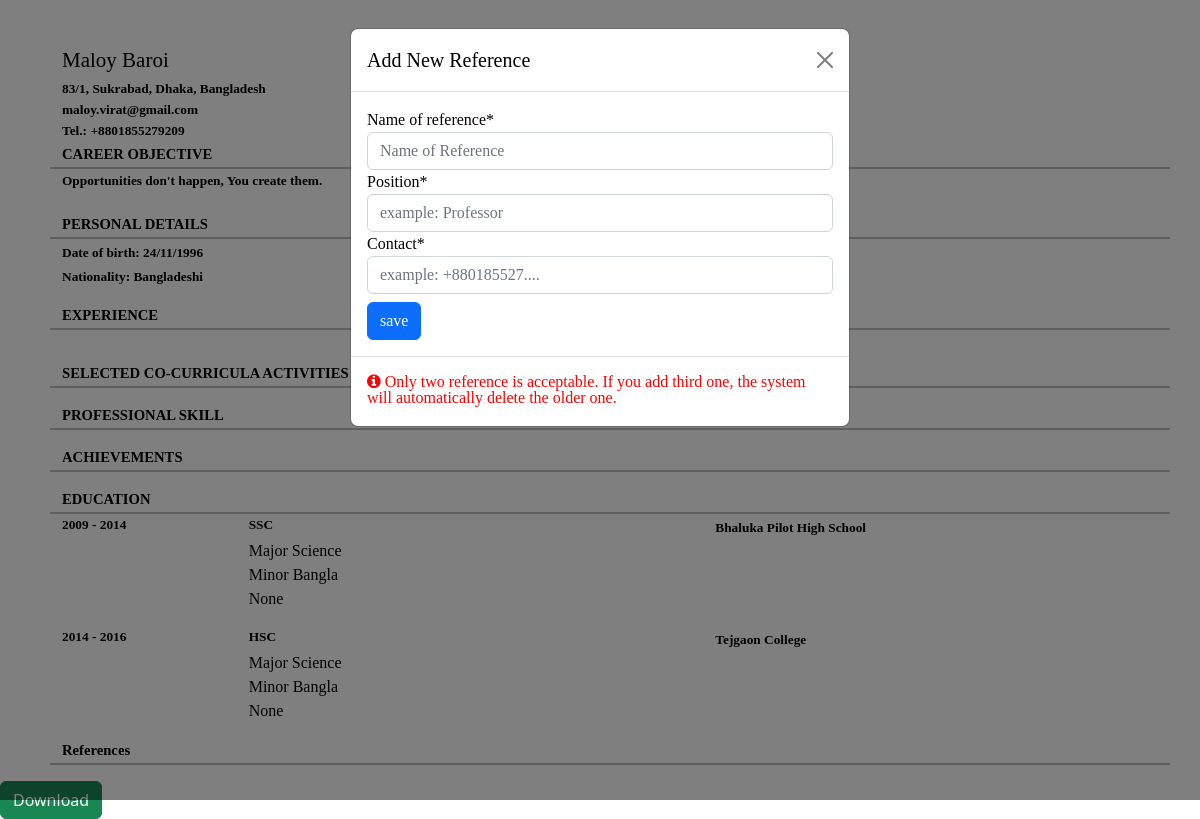
Page /auth/cv-open/ (signed in) on the committed database.
### App_auth/models.py (models this page shows, shortened)
class Profile_main(models.Model):
    user = models.OneToOneField(CustomUser, on_delete=models.CASCADE, related_name='user_main_profile')
    career_objective = models.TextField(default="Opportunities don't happen, You create them. ")
    fullName = models.CharField(max_length=100)
    phone_number = models.CharField(validators=[phone_regex], max_length=14)
    ID_card = models.ImageField(upload_to='id_card/')
    profile_picture = models.ImageField(upload_to='user_profile_picture/')
    Date_of_Birth = models.DateField(default='2000-01-01')
    gender = models.CharField(choices=gender, max_length=10)
    house_no = models.CharField(max_length=10)
    area = models.CharField(max_length=100)
    city = models.CharField(max_length=100)
    zipcode = models.PositiveIntegerField(default=1200)

class CustomUser(AbstractBaseUser, PermissionsMixin):
    email = models.EmailField(unique=True, null=False)
    is_staff = models.BooleanField(gettext_lazy('staff status'), default=False,
                                   help_text=gettext_lazy('Designates whether the user can log in this site'))
    is_active = models.BooleanField(
        gettext_lazy('active'),
        default=True,
        help_text=gettext_lazy('Designates whether this user should be treated as active')
    )
    USERNAME_FIELD = 'email'
    objects = MyUserManager()
    def __str__(self):
        return self.email

class EducationModel(models.Model):
    user = models.ForeignKey(CustomUser, on_delete=models.CASCADE, related_name='user_education')
    level_of_education = models.CharField(max_length=200)
    starting_year = models.DateField(default='2000-01-01')
    passing_year = models.DateField(default='2000-01-01', blank=True, null=True)
    active = models.BooleanField(default=False)
    major_subjects = models.CharField(max_length=255)
    minor_subjects = models.CharField(max_length=255, blank=True, null=True)
    CGPA = models.CharField(max_length=5, blank=True, null=True)
    institution = models.CharField(max_length=200)

### App_auth/views.py (the view)
# urls.py: path('cv-open/', cv_generate, name='cv-open'),
def cv_generate(request):
    profile = Profile_main.objects.get(user=request.user)
    extra_curriculars = Extra_curricular_Activities_Model.objects.filter(user=request.user)
    co_curriculars = Co_curricular_Activities_Model.objects.filter(user=request.user)
    educations = EducationModel.objects.filter(user=request.user)
    experiences = ExperiencesModel.objects.filter(user=request.user)
    skills = SkillListModel.objects.filter(user=request.user)
    achievements = AchievementModel.objects.filter(user=request.user)
    references = ReferencesModel.objects.filter(user=request.user).order_by('-created')[:2]
    referenceModalForm = ReferencesModelForm()
    content = {
        'profile': profile,
        'extra_curricular': extra_curriculars,
        'co_curricular': co_curriculars,
        'educations': educations,
        'skills': skills,
        'experiences': experiences,
        'achievements': achievements,
        'references': references,
        'form': referenceModalForm,
    }
    return render(request, 'App_auth/CV.html', context=content)

### App_auth/forms.py
class ReferencesModelForm(forms.ModelForm):
    name_of_reference = forms.CharField(widget=forms.TextInput(attrs={'placeholder': 'Name of Reference'}))
    position = forms.CharField(widget=forms.TextInput(attrs={'placeholder': 'example: Professor'}))
    contact = forms.CharField(widget=forms.TextInput(attrs={'placeholder': 'example: +880185527....'}))
    class Meta:
        model = ReferencesModel
        exclude = ['user', 'created']

### templates/App_auth/CV.html (shortened to what this page needs)
{% load crispy_forms_filters %}
<!DOCTYPE html>
<html lang="en">
<head>
    <link href="https://cdn.jsdelivr.net/npm/bootstrap@5.2.0-beta1/dist/css/bootstrap.min.css" rel="stylesheet"
>
    <link rel="stylesheet" href="https://cdnjs.cloudflare.com/ajax/libs/font-awesome/4.7.0/css/font-awesome.min.css">
</head>
<body onload="modalOpenerFunction()">
<div id="cv-container">
    <div class="container mt-5">
        <div class="row all-row" style="display: flex">
            <div class="col-md-9 col-sm-6">
                <h4 id="name">{{ profile.fullName }}</h4>
                <h6 style="margin-bottom: 0;"
                    class="inner-text">{{ profile.house_no }}, {{ profile.area }}, {{ profile.city }},
                    Bangladesh</h6>
                <a href="" class="inner-text">{{ profile.user }}</a>
                <p class="inner-text">Tel.: {{ profile.phone_number }}</p>
            </div>
            <div class="col-md-3 col-sm-6">
            </div>
        </div>
        <div class="row all-row">
            <p class="sub-heads">CAREER OBJECTIVE</p>
            <p class="inner-text" style="margin-top: 0; margin-bottom: 6px;">
                {{ profile.career_objective }}
            </p>
        </div>
        <div class="row all-row">
            <p class="sub-heads">PERSONAL DETAILS</p>
            <div style="margin-top: -15px;">
                <span class="inner-text">Date of birth:
                    {{ profile.Date_of_Birth.day }}/{{ profile.Date_of_Birth.month }}/{{ profile.Date_of_Birth.year }}
                </span> <br>
                <span class="inner-text">
                    Nationality: Bangladeshi
                </span>
            </div>
        </div>
        <div class="row all-row">
            <p class="sub-heads">EXPERIENCE</p>
        </div>
        <div class="row all-row">
            <p class="sub-heads">SELECTED CO-CURRICULA ACTIVITIES AND EXTRA CURRICULA</p>
            <div style="margin-top: -15px;">
            </div>
        </div>
        <div class="row all-row">
            <p class="sub-heads">PROFESSIONAL SKILL </p>
            <hr style="border: 1px solid black; color: black">
            <div style="margin-top: -15px;">
            </div>
        </div>
        <div class="row all-row">
            <p class="sub-heads">ACHIEVEMENTS </p>
            <hr style="border: 1px solid black; color: black">
            <div style="margin-top: -15px;">
            </div>
        </div>
        <div class="row all-row">
            <p class="sub-heads">EDUCATION </p>
            <hr style="border: 1px solid black; color: black">
            <div style="margin-top: -15px;">
                {% for educ in educations %}
                    <div class="row">
                        <div class="col-md-2">
                            <p class="inner-text">
                                {{ educ.starting_year.year }} - {{ educ.passing_year.year }}
                            </p>
                        </div>
                        <div class="col-md-5">
                            <p class="inner-text">{{ educ.level_of_education }}</p>
                        </div>
                        <div class="col-md-5">
                            <span class="inner-text">{{ educ.institution }}</span>
                        </div>
                    </div>
                    <div class="row">
                        <div class="col-md-2"></div>
                        <div class="col-md-5">
                            <p>Major {{ educ.major_subjects }}<br>Minor {{ educ.minor_subjects }} <br>{{ educ.CGPA }}
                            </p>
                        </div>
                        <div class="col-md-5"></div>
                    </div>
                {% endfor %}
            </div>
        </div>
        <div class="row all-row">
            <p class="sub-heads">References </p>
            <hr style="border: 1px solid black; color: black">
        </div>
    </div>
</div>
<div class="modal fade" id="referenceModal" tabindex="-1" aria-labelledby="exampleModalLabel" aria-hidden="true">
    <div class="modal-dialog">
        <div class="modal-content">
            <div class="modal-header">
                <h5 class="modal-title" id="exampleModalLabel">Add New Reference</h5>
                <button type="button" class="btn-close" data-bs-dismiss="modal" aria-label="Close"></button>
            </div>
            <div class="modal-body">
                <form method="post" action="{% url 'App_auth:add-reference' %}">
                    <fieldset class="form-group">
                        {{ form|crispy }}
                    </fieldset>
                    <div class="form-group">
                        <button class="btn btn-primary mt-2" type="submit">
                            save
                        </button>
                    </div>
                </form>
            </div>
            <div class="modal-footer">
                <article>
                    <i class="fa fa-info-circle" style="color: red">
                        Only two reference is acceptable. If you add third one, the system
                        will automatically delete the older one.
                    </i>
                </article>
            </div>
        </div>
    </div>
</div>
<button class="btn btn-success" onclick="window.location.href='{% url "App_auth:create-cv-pdf" %}'">Download</button>
</body>
</html>

### templates/App_auth/CV.html (style rules this page uses)
* { font-family: 'Times New Roman', serif; color: black; }
.all-row { display: flex; padding-left: 20px; }
#name { font-size: 21px; }
.sub-heads { color: black; font-family: "Times New Roman", serif; font-style: normal; font-weight: bold; text-decoration: none; font-size: 11pt; margin-bottom: 2px; }
.inner-text { color: black; font-family: "Times New Roman", serif; font-style: normal; font-weight: bold; text-decoration: none; font-size: 10pt; margin-bottom: 2px; }

### rows in the picture
Profile_main: fullName "Maloy Baroi", house_no "83/1", area "Sukrabad", city "Dhaka", user "maloy.virat@gmail.com", phone_number "+8801855279209", career_objective "Opportunities don't happen, You create them.", Date_of_Birth.day "24", Date_of_Birth.month "11", Date_of_Birth.year "1996"
EducationModel: starting_year.year "2009", passing_year.year "2014", level_of_education "SSC", institution "Bhaluka Pilot High School", major_subjects "Science", minor_subjects "Bangla", CGPA "None"
EducationModel: starting_year.year "2014", passing_year.year "2016", level_of_education "HSC", institution "Tejgaon College", major_subjects "Science", minor_subjects "Bangla", CGPA "None"
